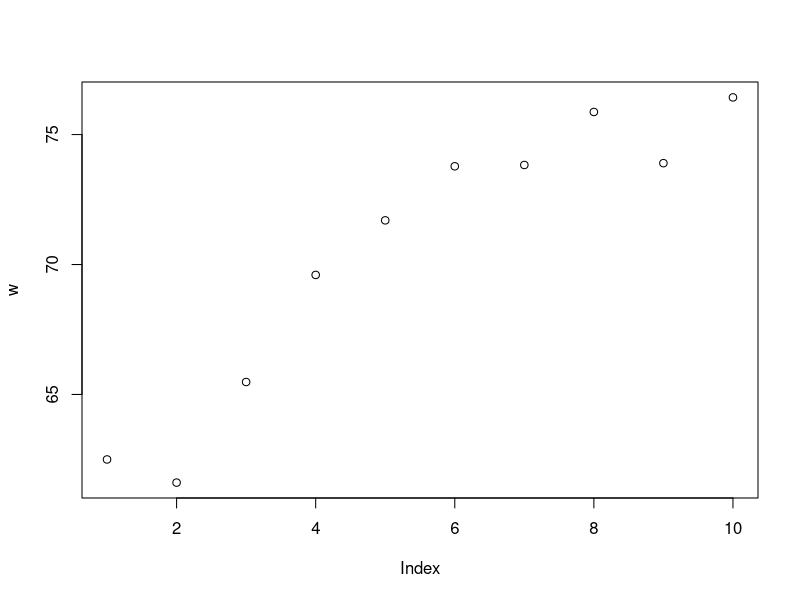

The R source for this figure:
# Page No. 719
w<-c(62.50, 61.61, 65.48, 69.60, 71.70, 73.78, 73.83, 75.87, 73.90, 76.43)
plot(w)
x=3*sqrt(0.25/1.75)*(24/sqrt(4))
print(x)
ucl=62+13.61
lcl=62-13.61
print(lcl)
print(ucl)